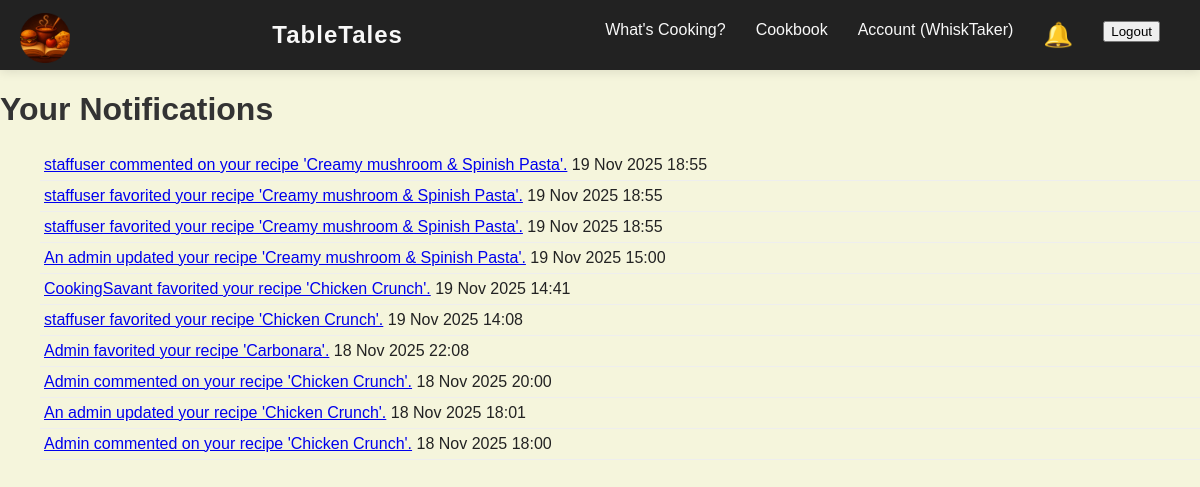
/notifications/ (signed in), run on an earlier commit of the app's database.
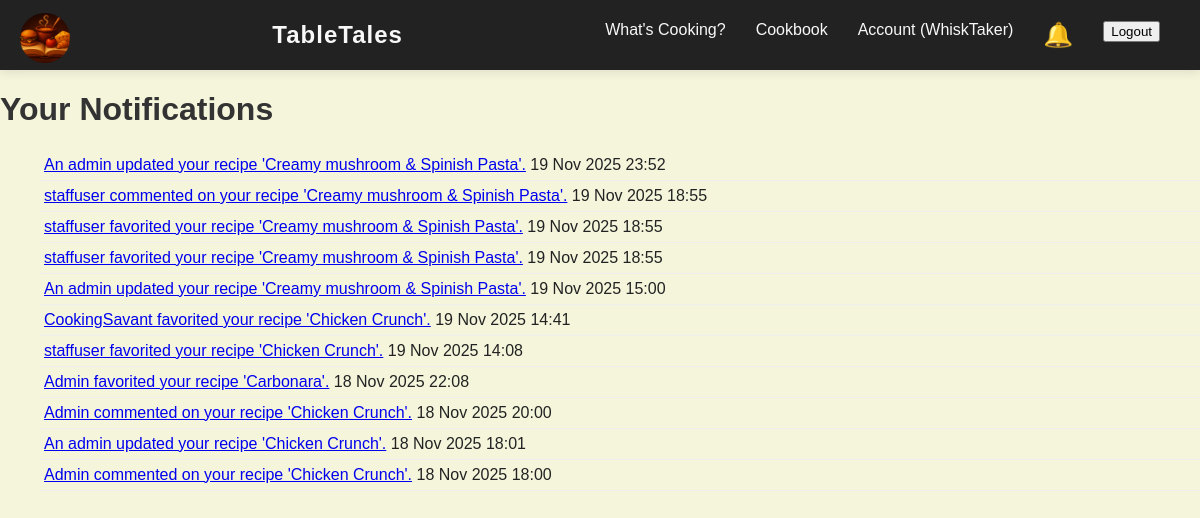
And on a later commit of the database.
### tabletales/models.py (models this page shows, shortened)
class Notification(models.Model):
    user = models.ForeignKey(User, on_delete=models.CASCADE, related_name="notifications")
    message = models.CharField(max_length=255)
    link = models.CharField(max_length=255, blank=True)  # link to recipe page
    created_at = models.DateTimeField(auto_now_add=True)
    read = models.BooleanField(default=False)

### tabletales/views.py (the view)
# urls.py: path('notifications/', views.notifications_page, name='notifications'),
@login_required
def notifications_page(request):
    notifications = Notification.objects.filter(
        user=request.user
    ).order_by('-created_at')
    notifications.filter(read=False).update(read=True)
    return render(request, 'notifications.html', {
        'notifications': notifications
    })

### tabletales/context_processors.py (called while the page is built)
def notification_counts(request):
    if request.user.is_authenticated:
        unread_count = Notification.objects.filter(user=request.user, read=False).count()
        unread_notifications = Notification.objects.filter(user=request.user, read=False).order_by('-created_at')[:5]
    else:
        unread_count = 0
        unread_notifications = []
    return {
        "unread_count": unread_count,
        "unread_notifications": unread_notifications,
    }

### tabletales/templates/notifications.html
{% extends "base.html" %}
{% block content %}
<div class="notifications-page">
    <h1>Your Notifications</h1>
    {% if notifications %}
        <ul class="notification-list">
            {% for note in notifications %}
                <li class="notification-item">
                    <a href="{{ note.link }}">{{ note.message }}</a>
                    <span class="note-date">{{ note.created_at|date:"d M Y H:i" }}</span>
                </li>
            {% endfor %}
        </ul>
    {% else %}
        <p>You have no notifications.</p>
    {% endif %}
</div>
{% endblock %}

### tabletales/templates/base.html (shortened to what this page needs)
<!DOCTYPE html>
<html lang="en">
{% load static %}
<head>
    <link rel="stylesheet" href="{% static 'css/style.css' %}">
</head>
<body>
    <nav class="navbar">
        <div class="nav-left">
            <a href="/" class="logo-link">
                <img src="{% static 'images/logo.png' %}" alt="TableTales Logo" class="nav-logo">
            </a>
        </div>
        <div class="logo">TableTales</div>
        <ul id="nav-links" class="nav-links">
            <li><a href="{% url 'recipe_list' %}">What's Cooking?</a></li>
            <li><a href="{% url 'cookbook' %}">Cookbook</a></li>
            {% if user.is_authenticated %}
                <li><a href="{% url 'account' %}">Account ({{ user.username }})</a></li>
                <li class="notification-wrapper">
                    <a href="{% url 'notifications' %}" class="notification-bell" style="font-size:24px; text-decoration:none;">
                        🔔
                    </a>
                </li>
                <li>
                    <form action="{% url 'logout' %}" method="post" style="display:inline;">
                        <button type="submit" class="logout-btn">Logout</button>
                    </form>
                </li>
            {% endif %}
        </ul>
    </nav>
    {% block content %}
    {% endblock %}
</body>
</html>

### tabletales/static/css/style.css (style rules this page uses)
body { margin: 0; font-family: "Poppins", sans-serif; background-color: #F5F5DC; color: #333; }
.navbar { display: flex; justify-content: space-between; align-items: center; background-color: #222; padding: 15px 40px; box-shadow: 0 2px 10px rgba(0, 0, 0, 0.1); height: 40px; overflow: visible; }
.logo { color: #f8f8f8; font-size: 24px; font-weight: 600; letter-spacing: 1px; }
.nav-logo { height: 50px; width: auto; object-fit: contain; margin-top: 10px; margin-left: -20px; }
.nav-links { list-style: none; display: flex; gap: 30px; margin: 0; padding: 0; }
.nav-links li a { text-decoration: none; color: #f8f8f8; font-weight: 500; font-size: 16px; transition: color 0.3s ease; }
.notification-wrapper { position: relative; }
.notification-bell { position: relative; display: inline-block; font-size: 20px; }
.notification-item { display: block; padding: 6px 4px; text-decoration: none; color: #222; border-bottom: 1px solid #eee; }

What changed in the data, as far as the page shows it:
added Notification: message "An admin updated your recipe 'Creamy mushroom & Spinish Pasta'.", created_at "19 Nov 2025 23:52"
